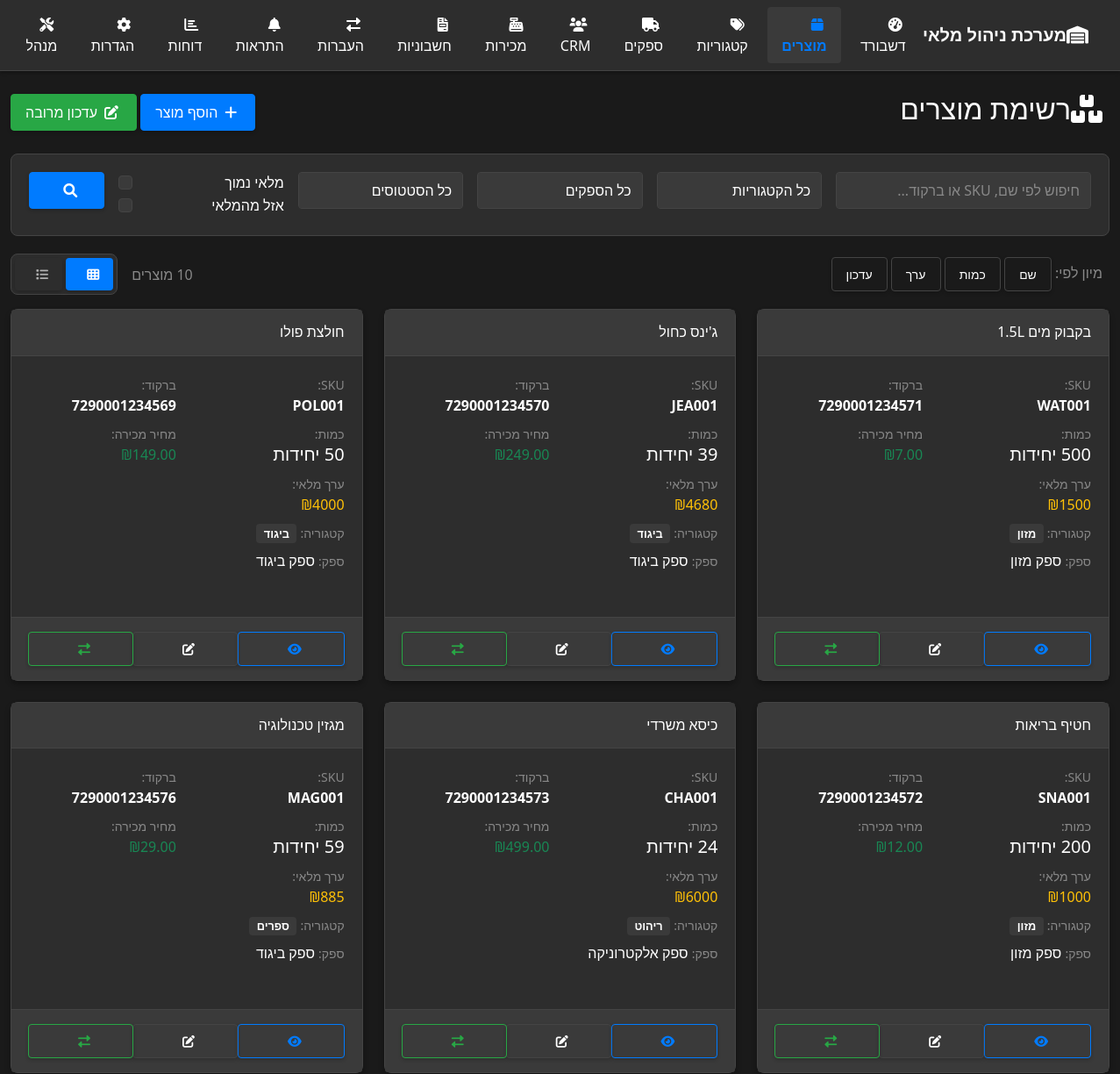
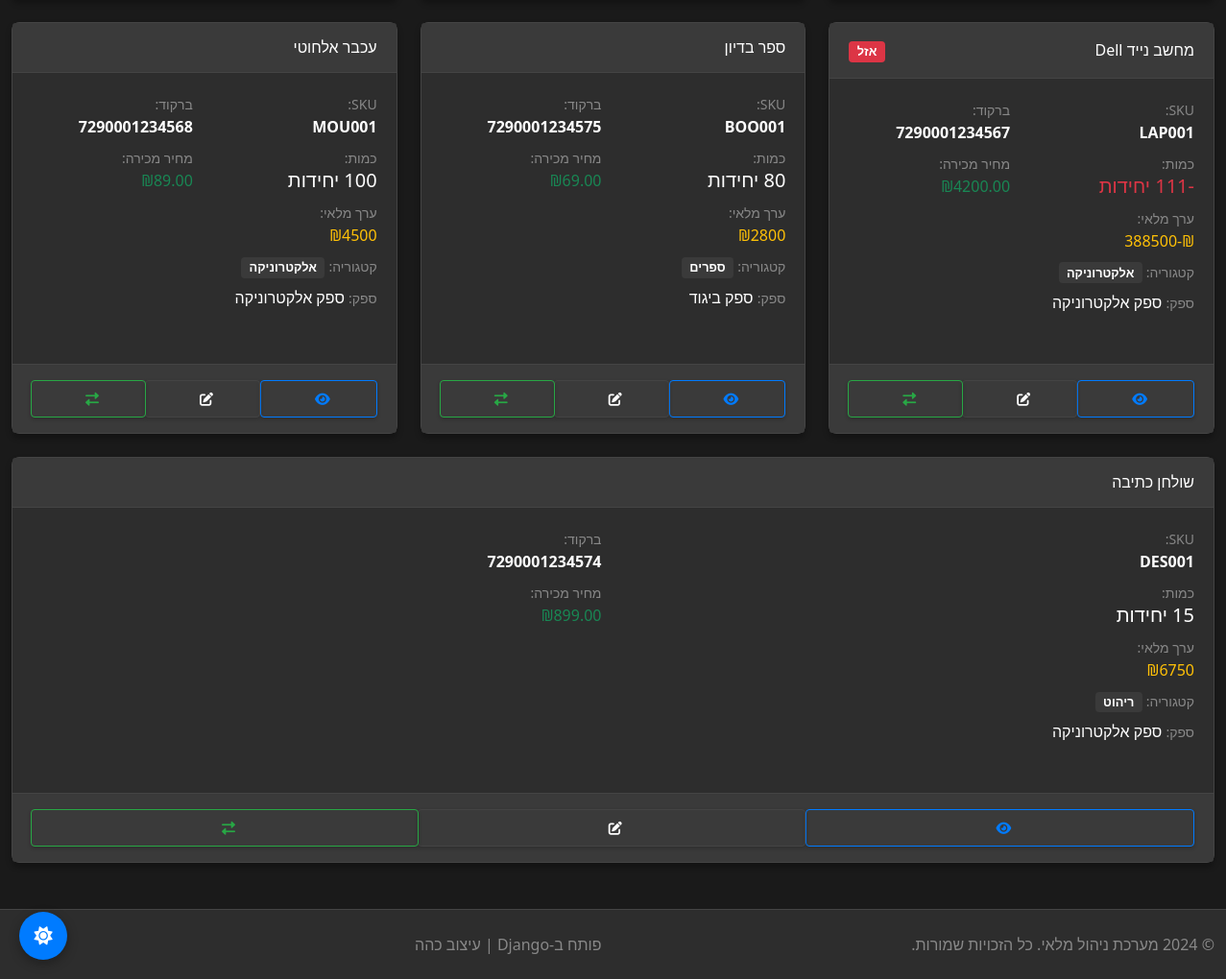
Screenshot of /inventory/products/ with the database file from the repository (2 pictures, top to bottom).
### inventory/models.py (models this page shows, shortened)
class Product(models.Model):
    UNIT_CHOICES = [
        ('pcs', 'יחידות'),
        ('kg', 'קילוגרם'),
        ('g', 'גרם'),
        ('l', 'ליטר'),
        ('ml', 'מיליליטר'),
        ('m', 'מטר'),
        ('cm', 'סנטימטר'),
        ('box', 'קופסה'),
        ('pack', 'חבילה'),
    ]
    STATUS_CHOICES = [
        ('active', 'פעיל'),
        ('inactive', 'לא פעיל'),
        ('discontinued', 'הופסק'),
    ]
    sku = models.CharField(max_length=50, unique=True, blank=True, null=True)
    name = models.CharField(max_length=200)
    description = models.TextField(blank=True)
    category = models.ForeignKey(Category, on_delete=models.SET_NULL, null=True, blank=True)
    supplier = models.ForeignKey(Supplier, on_delete=models.SET_NULL, null=True, blank=True)
    location = models.ForeignKey(Location, on_delete=models.SET_NULL, null=True, blank=True, help_text="מיקום ברירת מחדל")
    quantity = models.IntegerField(default=0, validators=[MinValueValidator(0)], help_text="סה\"כ מלאי בכל המיקומים")
    min_quantity = models.IntegerField(default=5, validators=[MinValueValidator(0)])
    max_quantity = models.IntegerField(default=1000, validators=[MinValueValidator(0)])
    unit = models.CharField(max_length=10, choices=UNIT_CHOICES, default='pcs')
    cost_price = models.DecimalField(max_digits=10, decimal_places=2, default=0, null=True, blank=True)
    selling_price = models.DecimalField(max_digits=10, decimal_places=2, default=0, null=True, blank=True)
    margin_percentage = models.DecimalField(max_digits=5, decimal_places=2, default=0)
    barcode = models.CharField(max_length=50, blank=True, unique=True)
    barcode_image = models.ImageField(upload_to='barcodes/', blank=True, null=True)
    product_image = models.ImageField(upload_to='products/', blank=True, null=True)
    status = models.CharField(max_length=20, choices=STATUS_CHOICES, default='active')
    created_at = models.DateTimeField(auto_now_add=True)
    updated_at = models.DateTimeField(auto_now=True)
    created_by = models.ForeignKey(User, on_delete=models.SET_NULL, null=True)
    weight = models.DecimalField(max_digits=8, decimal_places=2, null=True, blank=True)
    dimensions = models.CharField(max_length=100, blank=True)  # LxWxH
    notes = models.TextField(blank=True)
    class Meta:
        ordering = ['name']
        indexes = [
            models.Index(fields=['sku']),
            models.Index(fields=['barcode']),
            models.Index(fields=['category']),
            models.Index(fields=['supplier']),
        ]
    @property
    def is_low_stock(self):
        return self.quantity <= self.min_quantity
    @property
    def is_out_of_stock(self):
        return self.quantity <= 0
    @property
    def is_overstocked(self):
        return self.quantity >= self.max_quantity
    @property
    def stock_value(self):
        return self.quantity * self.cost_price

class Category(models.Model):
    name = models.CharField(max_length=100, unique=True)
    description = models.TextField(blank=True)
    parent = models.ForeignKey('self', on_delete=models.CASCADE, null=True, blank=True)
    created_at = models.DateTimeField(auto_now_add=True)
    class Meta:
        verbose_name_plural = "Categories"
        ordering = ['name']
    def __str__(self):
        return self.name

class Supplier(models.Model):
    name = models.CharField(max_length=200)
    contact_person = models.CharField(max_length=100, blank=True)
    email = models.EmailField(blank=True)
    phone = models.CharField(max_length=20, blank=True)
    address = models.TextField(blank=True)
    is_active = models.BooleanField(default=True)
    created_at = models.DateTimeField(auto_now_add=True)
    def __str__(self):
        return self.name

### inventory/views.py (the view, shortened to what this page needs)
# urls.py: path('products/', views.product_list, name='product_list'),
def product_list(request):
    search_form = ProductSearchForm(request.GET)
    products = Product.objects.select_related('category', 'supplier', 'location')
    if search_form.is_valid():
        search = search_form.cleaned_data.get('search')
        category = search_form.cleaned_data.get('category')
        supplier = search_form.cleaned_data.get('supplier')
        status = search_form.cleaned_data.get('status')
        low_stock = search_form.cleaned_data.get('low_stock')
        out_of_stock = search_form.cleaned_data.get('out_of_stock')
        if category:
            products = products.filter(category=category)
        if supplier:
            products = products.filter(supplier=supplier)
        if status:
            products = products.filter(status=status)
        if low_stock:
            products = products.filter(quantity__lte=F('min_quantity'))
        if out_of_stock:
            products = products.filter(quantity=0)
    sort_by = request.GET.get('sort', 'name')
    if sort_by == 'quantity':
        products = products.order_by('quantity')
    elif sort_by == 'value':
        products = products.order_by(F('quantity') * F('cost_price'))
    elif sort_by == 'updated':
        products = products.order_by('-updated_at')
    else:
        products = products.order_by('name')
    paginator = Paginator(products, 20)
    page_number = request.GET.get('page')
    products = paginator.get_page(page_number)
    context = {
        'products': products,
        'search_form': search_form,
        'sort_by': sort_by,
    }
    return render(request, 'inventory/product_list.html', context)

### inventory/templates/inventory/product_list.html (shortened to what this page needs)
{% extends 'inventory/base.html' %}
{% load static %}
{% block content %}
        <div class="row">
            <div class="col-12">
                <div class="d-flex justify-content-between align-items-center mb-4">
                    <h2><i class="fas fa-boxes me-2"></i>רשימת מוצרים</h2>
                    <div>
                        <a href="{% url 'add_product' %}" class="btn btn-primary me-2">
                            <i class="fas fa-plus me-1"></i>הוסף מוצר
                        </a>
                        <a href="{% url 'bulk_update' %}" class="btn btn-success">
                            <i class="fas fa-edit me-1"></i>עדכון מרובה
                        </a>
                    </div>
                </div>
                <div class="search-form">
                    <form method="get" class="row g-3">
                        <div class="col-md-3">
                            {{ search_form.search }}
                        </div>
                        <div class="col-md-2">
                            {{ search_form.category }}
                        </div>
                        <div class="col-md-2">
                            {{ search_form.supplier }}
                        </div>
                        <div class="col-md-2">
                            {{ search_form.status }}
                        </div>
                        <div class="col-md-2">
                            <div class="form-check">
                                {{ search_form.low_stock }}
                                <label class="form-check-label" for="{{ search_form.low_stock.id_for_label }}">
                                    מלאי נמוך
                                </label>
                            </div>
                            <div class="form-check">
                                {{ search_form.out_of_stock }}
                                <label class="form-check-label" for="{{ search_form.out_of_stock.id_for_label }}">
                                    אזל מהמלאי
                                </label>
                            </div>
                        </div>
                        <div class="col-md-1">
                            <button type="submit" class="btn btn-primary w-100">
                                <i class="fas fa-search"></i>
                            </button>
                        </div>
                    </form>
                </div>
                <div class="d-flex justify-content-between align-items-center mb-3">
                    <div>
                        <span class="text-muted me-2">מיון לפי:</span>
                        <a href="?{{ request.GET.urlencode }}&sort=name" class="btn btn-sm btn-outline-secondary">שם</a>
                        <a href="?{{ request.GET.urlencode }}&sort=quantity" class="btn btn-sm btn-outline-secondary">כמות</a>
                        <a href="?{{ request.GET.urlencode }}&sort=value" class="btn btn-sm btn-outline-secondary">ערך</a>
                        <a href="?{{ request.GET.urlencode }}&sort=updated" class="btn btn-sm btn-outline-secondary">עדכון</a>
                    </div>
                    <div class="d-flex align-items-center gap-3">
                        <span class="text-muted">{{ products.paginator.count }} מוצרים</span>
                        <div class="view-toggle">
                            <button class="btn btn-sm active" id="gridViewBtn" onclick="switchView('grid')" title="תצוגת כרטיסיות">
                                <i class="fas fa-th"></i>
                            </button>
                            <button class="btn btn-sm" id="listViewBtn" onclick="switchView('list')" title="תצוגת רשימה">
                                <i class="fas fa-list"></i>
                            </button>
                        </div>
                    </div>
                </div>
                {% if products %}
                    <div id="gridView">
                        {% for product in products %}
                            <div class="product-card-wrapper">
                                <div class="card product-card h-100">
                                    <div class="card-header d-flex justify-content-between align-items-center">
                                        <h6 class="mb-0">{{ product.name }}</h6>
                                        <div>
                                            {% if product.is_out_of_stock %}
                                                <span class="badge bg-danger status-badge">אזל</span>
                                            {% elif product.is_low_stock %}
                                                <span class="badge bg-warning status-badge">נמוך</span>
                                            {% elif product.is_overstocked %}
                                                <span class="badge bg-info status-badge">עודף</span>
                                            {% endif %}
                                        </div>
                                    </div>
                                    <div class="card-body">
                                        <div class="row mb-2">
                                            <div class="col-6">
                                                <small class="text-muted">SKU:</small><br>
                                                <strong>{{ product.sku }}</strong>
                                            </div>
                                            <div class="col-6">
                                                <small class="text-muted">ברקוד:</small><br>
                                                <strong>{{ product.barcode|default:"ללא" }}</strong>
                                            </div>
                                        </div>
                                        <div class="row mb-2">
                                            <div class="col-6">
                                                <small class="text-muted">כמות:</small><br>
                                                <span class="h5 {% if product.is_out_of_stock %}text-danger{% elif product.is_low_stock %}text-warning{% endif %}">
                                                    {{ product.quantity }} {{ product.get_unit_display }}
                                                </span>
                                            </div>
                                            <div class="col-6">
                                                <small class="text-muted">מחיר מכירה:</small><br>
                                                <span class="h6 text-success">₪{{ product.selling_price|floatformat:2 }}</span>
                                            </div>
                                        </div>
                                        <div class="row mb-2">
                                            <div class="col-12">
                                                <small class="text-muted">ערך מלאי:</small><br>
                                                <span class="h6 text-warning">₪{{ product.stock_value|floatformat:0 }}</span>
                                            </div>
                                        </div>
                                        {% if product.category %}
                                            <div class="mb-2">
                                                <small class="text-muted">קטגוריה:</small>
                                                <span class="badge bg-secondary">{{ product.category.name }}</span>
                                            </div>
                                        {% endif %}
                                        {% if product.supplier %}
                                            <div class="mb-2">
                                                <small class="text-muted">ספק:</small>
                                                <span>{{ product.supplier.name }}</span>
                                            </div>
                                        {% endif %}
                                    </div>
                                    <div class="card-footer">
                                        <div class="btn-group w-100" role="group">
                                            <a href="{% url 'product_detail' product.pk %}" class="btn btn-outline-primary btn-sm">
                                                <i class="fas fa-eye"></i>
                                            </a>
                                            <a href="{% url 'edit_product' product.pk %}" class="btn btn-outline-secondary btn-sm">
                                                <i class="fas fa-edit"></i>
                                            </a>
                                            <a href="{% url 'stock_movement' product.pk %}" class="btn btn-outline-success btn-sm">
                                                <i class="fas fa-exchange-alt"></i>
                                            </a>
                                        </div>
                                    </div>
                                </div>
                            </div>
                        {% endfor %}
                    </div>
                {% endif %}
            </div>
        </div>
{% endblock %}

### rows the page displays
Product: name "בקבוק מים 1.5L", sku "WAT001", barcode "7290001234571", unit "יחידות", selling_price "7.00", stock_value "1500", category.name "מזון", supplier.name "ספק מזון"
Product: name "ג'ינס כחול", sku "JEA001", barcode "7290001234570", unit "יחידות", selling_price "249.00", stock_value "4680", category.name "ביגוד", supplier.name "ספק ביגוד"
Product: name "חולצת פולו", sku "POL001", barcode "7290001234569", unit "יחידות", selling_price "149.00", stock_value "4000", category.name "ביגוד", supplier.name "ספק ביגוד"
Product: name "חטיף בריאות", sku "SNA001", barcode "7290001234572", unit "יחידות", selling_price "12.00", stock_value "1000", category.name "מזון", supplier.name "ספק מזון"
Product: name "כיסא משרדי", sku "CHA001", barcode "7290001234573", unit "יחידות", selling_price "499.00", stock_value "6000", category.name "ריהוט", supplier.name "ספק אלקטרוניקה"
Product: name "מגזין טכנולוגיה", sku "MAG001", barcode "7290001234576", unit "יחידות", selling_price "29.00", stock_value "885", category.name "ספרים", supplier.name "ספק ביגוד"
Product: name "מחשב נייד Dell", shows "אזל", sku "LAP001", barcode "7290001234567", unit "יחידות", selling_price "4200.00", stock_value "-388500", category.name "אלקטרוניקה", supplier.name "ספק אלקטרוניקה"
Product: name "ספר בדיון", sku "BOO001", barcode "7290001234575", unit "יחידות", selling_price "69.00", stock_value "2800", category.name "ספרים", supplier.name "ספק ביגוד"
Product: name "עכבר אלחוטי", sku "MOU001", barcode "7290001234568", unit "יחידות", selling_price "89.00", stock_value "4500", category.name "אלקטרוניקה", supplier.name "ספק אלקטרוניקה"
Product: name "שולחן כתיבה", sku "DES001", barcode "7290001234574", unit "יחידות", selling_price "899.00", stock_value "6750", category.name "ריהוט", supplier.name "ספק אלקטרוניקה"
